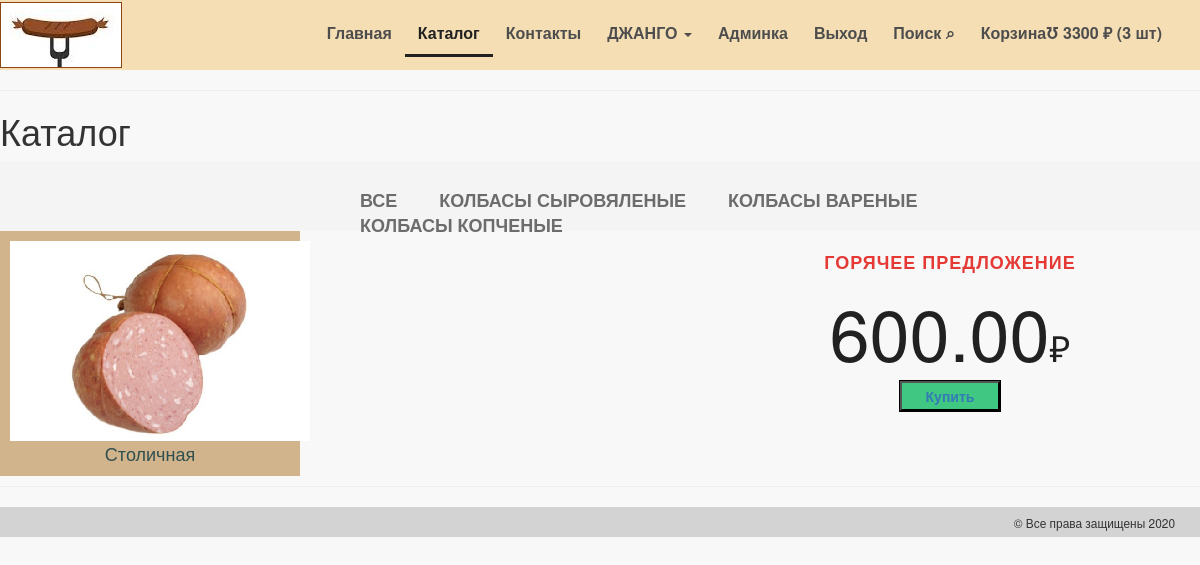
Screenshot of /catalog/ (signed in) with the database file from the repository.
### authapp/models.py (models this page shows, shortened)
class ShopClient(AbstractUser):
    avatar = models.ImageField(upload_to='users_avatars', blank=True)
    age = models.PositiveIntegerField(verbose_name='возраст', null=True)
    activation_key = models.CharField(max_length=128, blank=True)
    activation_key_expires = models.DateTimeField(default=get_activation_key_expires)
    @cached_property
    def basket_items(self):
        return self.user_basket.all()
    def basket_cost(self):
        return sum(item.product.price * item.quantity for item in self.basket_items)
    def basket_total_quantity(self):
        return sum(item.quantity for item in self.basket_items)
    class Meta:
        ordering = ['-is_active', '-is_superuser', '-is_staff', 'username']

### basketapp/models.py (models this page shows, shortened)
class BasketItem(models.Model):
    user = models.ForeignKey(get_user_model(), on_delete=models.CASCADE, related_name='user_basket')
    product = models.ForeignKey(Product, on_delete=models.CASCADE)
    quantity = models.PositiveIntegerField(verbose_name='количество', default=0)
    add_datetime = models.DateTimeField(verbose_name='время', auto_now_add=True)

### mainapp/models.py (models this page shows, shortened)
class Product(models.Model):
    category = models.ForeignKey(ProductCategory, on_delete=models.CASCADE, verbose_name='категория продукта')
    name = models.CharField(verbose_name='имя продукта', max_length=128)
    image = models.ImageField(upload_to='products_images', blank=True)
    short_desc = models.CharField(verbose_name='краткое описание продукта', max_length=64, blank=True)
    description = models.TextField(verbose_name='описание продукта', blank=True)
    price = models.DecimalField(verbose_name='цена продукта', max_digits=8, decimal_places=2, default=0)
    quantity = models.IntegerField(verbose_name='количество на складе', default=0)
    is_active = models.BooleanField(default=True, db_index=True)

class ProductCategory(models.Model):
    name = models.CharField(verbose_name='имя', max_length=128)
    description = models.TextField(verbose_name='описание', blank=True)
    is_active = models.BooleanField(default=True, db_index=True)

### mainapp/views.py (the view)
# urls.py: path('catalog/', mainapp.catalog, name='catalog'),
def catalog(request):
    hot_product = get_hot_product()
    context = {
        'page_title': 'каталог',
        'hot_product': hot_product,
    }
    return render(request, 'mainapp/catalog.html', context)

### mainapp/context_processors.py (called while the page is built)
def catalog_menu(request):
    if settings.LOW_CACHE:
        key = 'links_menu'
        links_menu = cache.get(key)
        if links_menu is None:
            links_menu = ProductCategory.objects.filter(is_active=True)
            cache.set(key, links_menu)
    else:
        links_menu = ProductCategory.objects.filter(is_active=True)
    return {'catalog_menu': links_menu}

### mainapp/views.py (called while the page is built)
def get_products():
    if settings.LOW_CACHE:
        key = 'products'
        products = cache.get(key)
        if products is None:
            products = Product.objects.filter(is_active=True, category__is_active=True).select_related('category')
            cache.set(key, products)
        return products
    else:
        return Product.objects.filter(is_active=True, category__is_active=True).select_related('category')

def get_hot_product():
    return choice(get_products())

### mainapp/templates/mainapp/catalog.html (shortened to what this page needs)
{% extends 'mainapp/common.html' %}
{% load static %}
{% block content %}
    {% include 'mainapp/includes/inc__menu.html' %}
    <hr>
    <h1>Каталог</h1>
    {% include 'mainapp/includes/inc__catalog_menu.html' %}
    <figure><img src="/media/{{ hot_product.image }}" width="300" height="200" alt="{{ hot_product.name }}">
        <figcaption><a href="{% url 'main:product_page' pk=hot_product.pk %}">{{ hot_product.name }}</a>
        </figcaption>
    </figure>
    <div class="description">
        <h3 class="red">горячее предложение</h3>
        <p class="price">{{ hot_product.price }}<span>&#8381;</span></p>
        <form>
            <p id="button_buy">
                <a href="{% url 'basket:add' pk=hot_product.pk %}">
                    <input type="button" value="Купить" class="buy">
                </a>
            </p>
        </form>
    </div>
{% endblock %}

### mainapp/templates/mainapp/includes/inc__menu.html (shortened to what this page needs)
{% load static %}
<div class="header clearfix"><img src="{% static 'img/logo.jpg' %}" alt="label">
    <ul class="menu">
        <li>
            <a href="{% url 'main:index' %}"
               class="{% if request.resolver_match.url_name == 'index' %}active{% endif %}">
                Главная
            </a>
        </li>
        <li>
            <a href="{% url 'main:catalog' %}"
               class="{% if request.resolver_match.url_name == 'catalog' or request.resolver_match.url_name == 'category' %}active{% endif %}">
                Каталог
            </a>
        </li>
        <li>
            <a href="{% url 'main:contacts' %}"
               class="{% if request.resolver_match.url_name == 'contacts' %}active{% endif %}">
                Контакты
            </a>
        </li>
        {% if user.is_authenticated %}
            <li>
                <div class="dropdown">
                    <a class="dropdown-toggle" href="" data-toggle="dropdown">
                        {{ user.first_name|default:'Пользователь' }}
                        <span class="caret"></span>
                    </a>
                </div>
            </li>
        {% endif %}
        {% if user.is_superuser %}
            <li><a href="{% url 'my_admin:index' %}">
                Админка
            </a></li>
        {% endif %}
        {% if user.is_authenticated %}
            <li><a href="{% url 'auth:logout' %}">Выход</a></li>
        {% else %}
            <li><a href="{% url 'auth:login' %}">Вход</a></li>
        {% endif %}
        <li><a href="#" class="search">Поиск&nbsp;&#8981;</a></li>
        {% if user.is_authenticated %}
            <li>
                <a href="{% url 'basket:index' %}" class="basket">
                    Корзина&#8487; {{ user.basket_cost|floatformat:0 }} &#8381; ({{ user.basket_total_quantity }} шт)
                </a>
            </li>
        {% endif %}
    </ul>
</div>

### mainapp/templates/mainapp/includes/inc__catalog_menu.html
<div class="links clearfix">
    <ul class="links-menu">
        <li>
            <a href="{% url 'main:category' pk=0 %}"
               class="{% if request.resolver_match.kwargs.pk == 0 %}active{% endif %} ">
                все
            </a>
        </li>
        {% for category in catalog_menu %}
            <li>
                <a href="{% url 'main:category' pk=category.pk %}"
                   class="{% if request.resolver_match.kwargs.pk|add:0 == category.pk %}active{% endif %} ">
                    {{ category.name }}
                </a>
            </li>
        {% endfor %}
    </ul>
</div>

### static/css/style.css (style rules this page uses)
* { margin: 0; padding: 0; }
body { background-color: #f8f8f8; }
.header { height: 70px; background-color: #F5DEB3; }
.menu { padding-top: 22px; padding-right: 25px; float: right; list-style-type: none; }
.menu li { float: left; }
.menu li a { color: #4d4d4d; font-size: 16px; font-weight: 600; text-decoration: none; text-align: right; padding: 10px 13px; }
.menu .active { color: #212121; font-weight: 700; border-bottom: 3px solid #212121; }
.header img[alt="label"] { outline: 1px solid #8b4513; float: left; margin-top: 3px; margin-left: 1px; }
figure { background: #D2B48C; padding: 10px; width: 300px; float: left; margin: 0 10px 10px 0; text-align: center; }
figcaption a { color: #2F4F4F; text-decoration: none; font-size: 18px; }
#button_buy { text-align: center; }
.buy { font-weight: 700; background: rgb(64,199,129); height:30px; width: 100px; outline: 1px solid #000; cursor:pointer; }
.clearfix:after { content: ""; display: block; clear: both; }
.links { height: 70px; background-color: #f4f4f4; position: relative; padding-left: 360px; }
.links-menu { margin: 27px auto 0; position: absolute; }
.links-menu li { float: left; list-style-type: none; padding-right: 42px; }
.links-menu li a { text-decoration: none; color: #6c6c6c; font-size: 18px; font-weight: 700; text-transform: uppercase; }
.description { width: 535px; float: right; padding-left: 35px }
.description .red { text-transform: uppercase; color: #e53935; font-size: 18px; font-weight: 700; text-align: center; letter-spacing: 1px; line-height: 17px; margin-top: 23px; margin-bottom: 36px; }
.description .price { color: #212121; font-size: 72px; font-weight: 300; line-height: 48px; text-align: center; }
.description .price span { color: #212121; font-size: 36px; font-weight: 300; line-height: 48px; text-align: center; }

### rows the page displays
ShopClient: first_name "ДЖАНГО", basket_cost "3300", basket_total_quantity "3"
ProductCategory: name "КОЛБАСЫ СЫРОВЯЛЕНЫЕ"
ProductCategory: name "КОЛБАСЫ ВАРЕНЫЕ"
ProductCategory: name "КОЛБАСЫ КОПЧЕНЫЕ"
Product: image (picture), name "Столичная", price "600.00"
